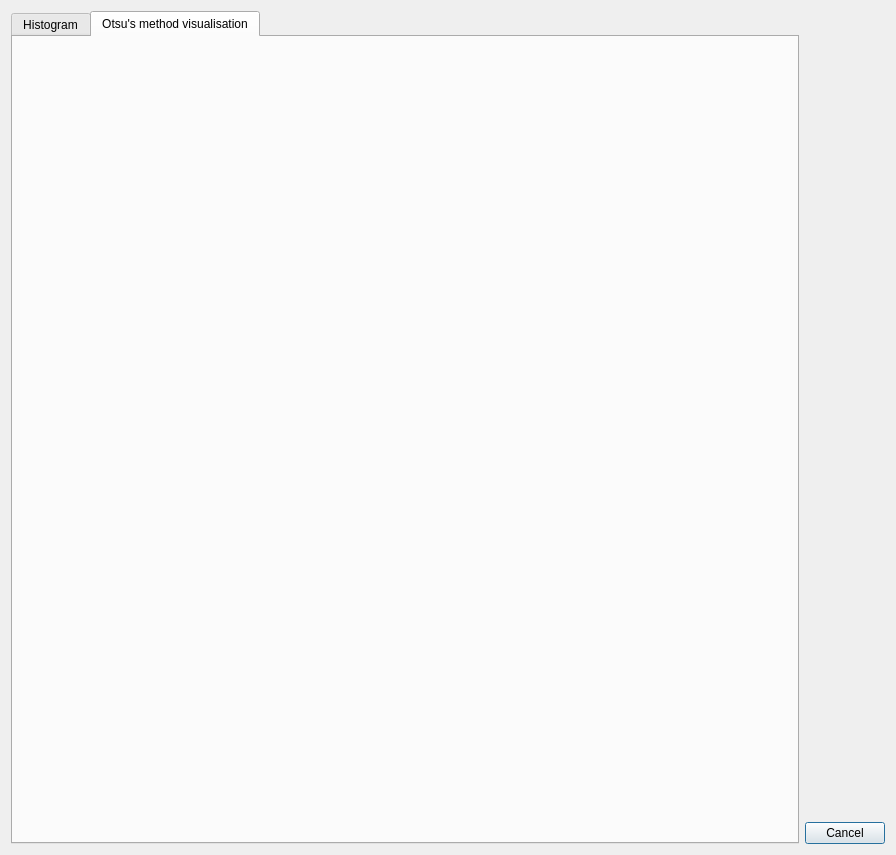
<?xml version="1.0" encoding="UTF-8"?>
<ui version="4.0">
 <class>HistogramChart</class>
 <widget class="QDialog" name="HistogramChart">
  <property name="geometry">
   <rect>
    <x>0</x>
    <y>0</y>
    <width>896</width>
    <height>855</height>
   </rect>
  </property>
  <property name="sizePolicy">
   <sizepolicy hsizetype="Expanding" vsizetype="Expanding">
    <horstretch>0</horstretch>
    <verstretch>0</verstretch>
   </sizepolicy>
  </property>
  <property name="windowTitle">
   <string>Dialog</string>
  </property>
  <layout class="QVBoxLayout" name="verticalLayout">
   <item>
    <layout class="QGridLayout" name="gridLayout">
     <item row="1" column="1">
      <widget class="QPushButton" name="pushButton_2">
       <property name="text">
        <string>Cancel</string>
       </property>
      </widget>
     </item>
     <item row="0" column="0" rowspan="2">
      <widget class="QTabWidget" name="tabWidget">
       <property name="currentIndex">
        <number>1</number>
       </property>
       <widget class="QWidget" name="tab">
        <attribute name="title">
         <string>Histogram</string>
        </attribute>
        <layout class="QHBoxLayout" name="horizontalLayout">
         <item>
          <widget class="QWidget" name="histoPlot" native="true"/>
         </item>
        </layout>
       </widget>
       <widget class="QWidget" name="tab_2">
        <attribute name="title">
         <string>Otsu's method visualisation</string>
        </attribute>
        <layout class="QHBoxLayout" name="horizontalLayout_2">
         <item>
          <widget class="QWidget" name="histoPlot2" native="true"/>
         </item>
        </layout>
       </widget>
      </widget>
     </item>
    </layout>
   </item>
  </layout>
 </widget>
 <resources/>
 <connections>
  <connection>
   <sender>pushButton_2</sender>
   <signal>clicked()</signal>
   <receiver>HistogramChart</receiver>
   <slot>close()</slot>
   <hints>
    <hint type="sourcelabel">
     <x>792</x>
     <y>403</y>
    </hint>
    <hint type="destinationlabel">
     <x>868</x>
     <y>254</y>
    </hint>
   </hints>
  </connection>
 </connections>
</ui>
